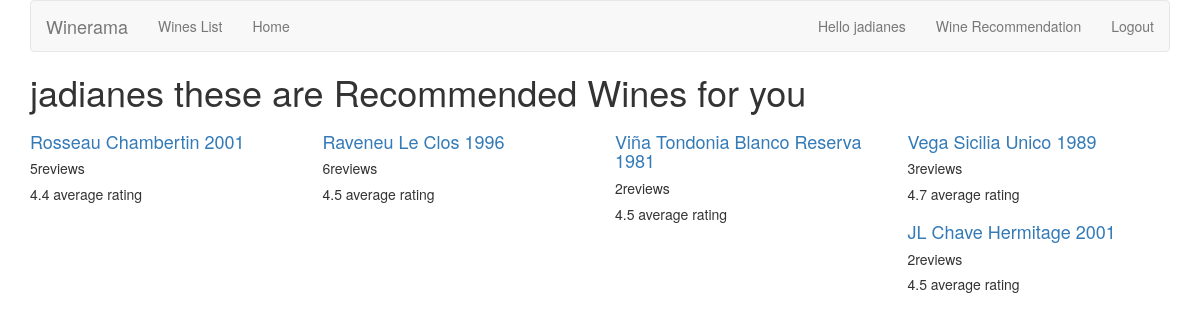
Page /reviews/recommendation/ (signed in) on the committed database.
### reviews/models.py (models this page shows, shortened)
class wine(models.Model):
  name = models.CharField(max_length = 200)
  def average_rating(self):
    all_ratings = list(map(lambda x:x.rating,self.review_set.all()))
    return np.mean(all_ratings)

class review(models.Model):
  rating_choices = (
        (1, '1'),
        (2, '2'),
        (3, '3'),
        (4, '4'),
        (5, '5'),
    )
  wine = models.ForeignKey(wine)
  pub_date = models.DateTimeField('date published')
  comment = models.CharField(max_length=200)
  user_name = models.CharField(max_length = 200)
  rating = models.IntegerField(choices = rating_choices)

### reviews/views.py (the view)
@login_required
def user_recommendation_list(request):
  user_reviews = review.objects.filter(user_name=request.user.username).prefetch_related('wine')#prefetch to reduce the number of queries
  user_reviewed_wines_ids = set(map(lambda x: x.wine.id ,user_reviews))#apply lambda function to get wine ids
  try:
    user_cluster_name = User.objects.get(username=request.user.username).cluster_set.first().name
  except:#if no clusters have been assigned to user then assign a cluster to user
    update_clusters()
    user_cluster_name = User.objects.get(userername=request.user.username).cluster_set.first().name
  user_cluster_other_users = Cluster.objects.get(name=user_cluster_name).users.exclude(username=request.user.username).all()
  other_users_usernames = set(map(lambda x:x.username ,user_cluster_other_users))
  other_user_reviews = review.objects.filter(user_name__in=other_users_usernames).exclude(wine__id__in=user_reviewed_wines_ids)
  other_user_reviews_wine_id = set(map(lambda x:x.wine.id ,other_user_reviews))
  wine_list = list(wine.objects.filter(id__in=other_user_reviews_wine_id))
  return render(request,'reviews/user_recommendation_list.html',{'username':request.user.username,'wine_list':wine_list})

### reviews/templates/reviews/user_recommendation_list.html
{% extends 'reviews/wine_list.html' %}
{% block title %}
<h1>{{username}} these are Recommended Wines for you </h1>
{% endblock %}

### reviews/templates/reviews/wine_list.html (shortened to what this page needs)
{% extends 'base.html' %}
{% block content %}
{% if wine_list %}
<div class="row">
  {% for wine in wine_list %}
    <div class="col-xs-3">
      <h4> <a href="{% url 'reviews:wine_detail' wine.id %}">
        {{wine.name}}</a></h4>
      <h5> {{ wine.review_set.count }}reviews </h5>
      <h5>{{ wine.average_rating | floatformat }} average rating </h5>
    </div>
  {% endfor %}
</div>
{% else %}
  <p> No wines are available</p>
{% endif %}
{% endblock %}

### templates/base.html (shortened to what this page needs)
{% load bootstrap3 %}
{% bootstrap_css %}
{% block bootstrap3_content %}
<div class="container">
  <nav class="navbar navbar-default">
    <div class="navbar-header">
      <a class="navbar-brand" href = "{% url 'reviews:review_list' %}">Winerama</a>
    </div>
    <div id="navbar" class="navbar-collapse collapse">
      <ul class="nav navbar-nav">
        <li><a href="{% url 'reviews:wine_list' %}">Wines List</a></li>
        <li><a href="{% url 'reviews:review_list' %}">Home</a></li>
      </ul>
       <ul class="nav navbar-nav navbar-right">
        {% if user.is_authenticated %}
            <li><a href="{% url 'reviews:user_review_list' user.username %}">Hello {{ user.username }}</a>
            </li>
            <li><a href="{% url 'reviews:user_recommendation_list' %}">Wine Recommendation </a></li>
            <li><a href="{% url 'auth:logout' %}">Logout</a></li>
            {% else %}
            <li><a href="{% url 'auth:login' %}">Login</a></li>
            <li><a href="/accounts/register">Register</a></li>
            {% endif %}
        </ul>
    </div>
  </nav>
  <h1>{% block title %}(no title){% endblock %}</h1>
  {% block content %}(no content ){% endblock %}
  </div>
{% endblock %}

### rows in the picture
wine: name "Rosseau Chambertin 2001", review_set.count "5", average_rating "4.4"
wine: name "Raveneu Le Clos 1996", review_set.count "6", average_rating "4.5"
wine: name "Viña Tondonia Blanco Reserva 1981", review_set.count "2", average_rating "4.5"
wine: name "Vega Sicilia Unico 1989", review_set.count "3", average_rating "4.7"
wine: name "JL Chave Hermitage 2001", review_set.count "2", average_rating "4.5"

### other values in the picture
{{ user.username }} "jadianes"
{{ username }} "jadianes"
